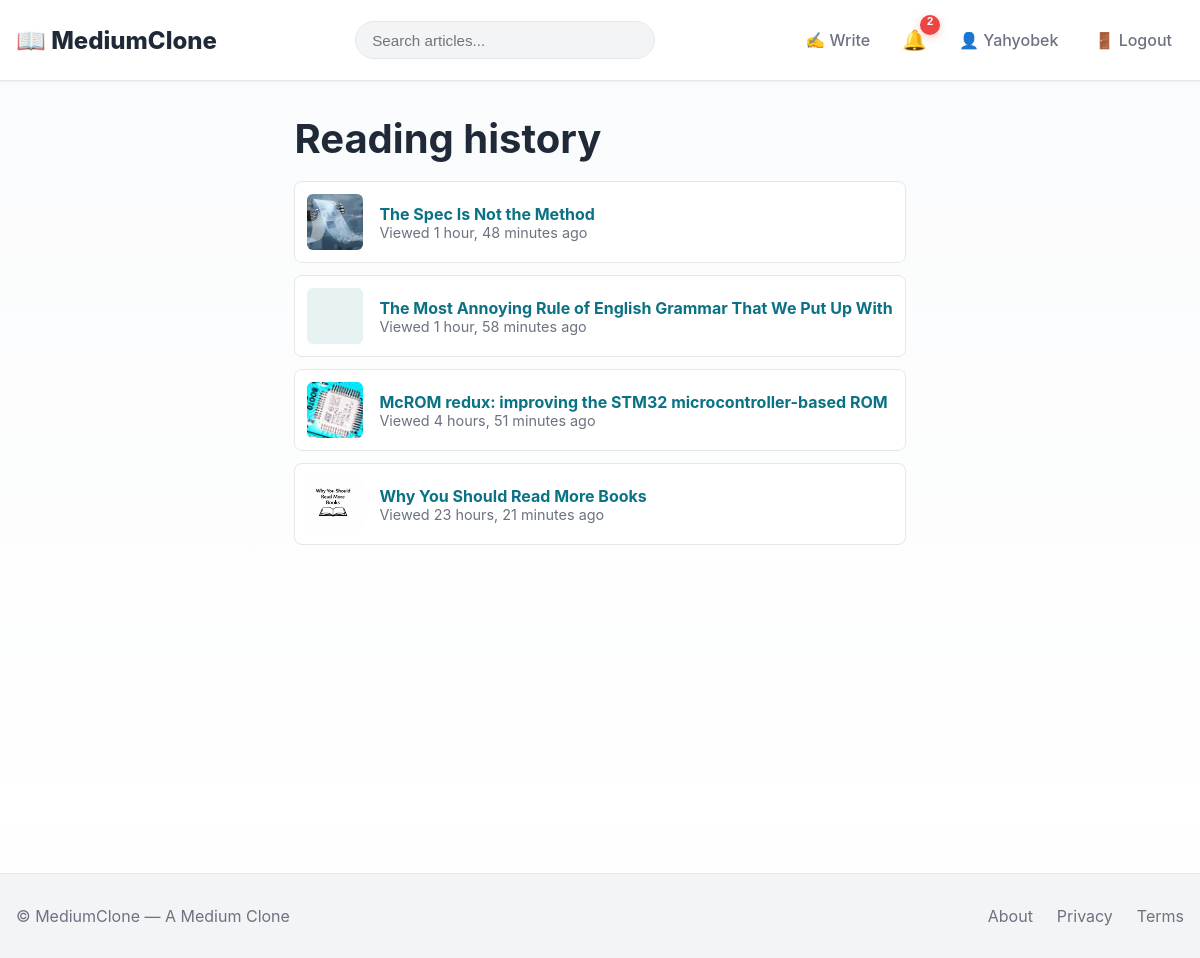
The app's page /notifications/reading-history/ (signed in) with its own data.
### accounts/models.py (models this page shows, shortened)
class CustomUser(AbstractUser):
    bio = models.TextField(blank=True)
    avatar = models.ImageField(upload_to="avatars/", blank=True, null=True)
    website = models.URLField(blank=True)

### notifications/models.py (models this page shows)
class ReadingHistory(models.Model):
    user = models.ForeignKey(settings.AUTH_USER_MODEL, on_delete=models.CASCADE, related_name="reading_history")
    article = models.ForeignKey("articles.Article", on_delete=models.CASCADE, related_name="read_by")
    viewed_at = models.DateTimeField(auto_now=True)  # auto_now: updated each view
    class Meta:
        unique_together = ("user", "article")
        ordering = ["-viewed_at"]

### articles/models.py (models this page shows, shortened)
class Article(models.Model):
    STATUS_CHOICES = (("draft", "Draft"), ("published", "Published"))
    author = models.ForeignKey(settings.AUTH_USER_MODEL, on_delete=models.CASCADE, related_name="articles")
    title = models.CharField(max_length=255)
    slug = models.SlugField(max_length=300, unique=True, blank=True)
    body = models.TextField()
    excerpt = models.TextField(blank=True)
    status = models.CharField(max_length=10, choices=STATUS_CHOICES, default="draft")
    tags = models.ManyToManyField(Tag, blank=True, related_name="articles")
    is_member_only = models.BooleanField(
        default=False,
        help_text="Only followers can read this article"
    )
    cover_image = models.ImageField(upload_to="article_covers/", blank=True, null=True)
    views_count = models.PositiveIntegerField(default=0)
    created_at = models.DateTimeField(auto_now_add=True)
    updated_at = models.DateTimeField(auto_now=True)
    published_at = models.DateTimeField(blank=True, null=True)
    class Meta:
        ordering = ["-published_at", "-created_at"]
        indexes = [models.Index(fields=["-published_at", "status"])]
    def get_absolute_url(self):
        return reverse("articles:detail", kwargs={"slug": self.slug})

### notifications/views.py (the view)
# urls.py: path("reading-history/", views.reading_history, name="reading-history"),
@login_required
def reading_history(request):
    history = request.user.reading_history.select_related("article__author").all()
    return render(request, "notifications/reading_history.html", {"history": history})

### notifications/templates/notifications/reading_history.html
{% extends "core/base.html" %}
{% block content %}
<div class="container" style="max-width:900px;margin:2rem auto">
  <h1>Reading history</h1>
  {% if history %}
    <div style="display:flex;flex-direction:column;gap:.75rem;margin-top:1rem">
      {% for entry in history %}
        <div class="card" style="display:flex;justify-content:space-between;align-items:center;padding:.75rem">
          <div style="display:flex;gap:1rem;align-items:center">
            <div style="width:56px;height:56px;background:#f1f5f9;border-radius:6px;overflow:hidden">
              {% if entry.article.cover_image %}
                <img src="{{ entry.article.cover_image.url }}" alt="" style="width:100%;height:100%;object-fit:cover">
              {% else %}
                <div style="width:100%;height:100%;background:#e6f3f2"></div>
              {% endif %}
            </div>
            <div>
              <a href="{{ entry.article.get_absolute_url }}"><strong>{{ entry.article.title }}</strong></a>
              <div class="meta" style="font-size:.9rem">Viewed {{ entry.viewed_at|timesince }} ago</div>
            </div>
          </div>
        </div>
      {% endfor %}
    </div>
  {% else %}
    <div class="card" style="padding:1rem">
      <p>No reading history yet.</p>
    </div>
  {% endif %}
</div>
{% endblock %}

### core/templates/core/base.html (shortened to what this page needs)
<!doctype html>
{% load static %}
<html lang="en">
<head>
  <link rel="stylesheet" href="{% static 'css/main.css' %}">
  <link href="https://cdn.quilljs.com/1.3.7/quill.snow.css" rel="stylesheet">
</head>
<body>
  <header class="site-header">
    <div class="header-inner">
      <a class="brand" href="{% url 'core:home' %}">📖 MediumClone</a>
      <form class="search-form" method="get" action="{% url 'articles:list' %}">
        <input name="q" type="search" placeholder="Search articles..." value="{{ request.GET.q|default:'' }}" aria-label="Search">
      </form>
      <nav class="nav">
        {% if user.is_authenticated %}
          <a class="nav-link" href="{% url 'articles:create' %}">✍️ Write</a>
          <div class="notifications-dropdown">
            <button id="notifications-btn" title="Notifications">
              🔔
              <span id="notif-badge" class="badge" style="display:none">0</span>
            </button>
          </div>
          <a class="nav-link" href="{% url 'accounts:profile' user.username %}">👤 {{ user.username }}</a>
          <a class="nav-link" href="{% url 'accounts:logout' %}">🚪 Logout</a>
        {% else %}
          <a class="nav-link" href="{% url 'accounts:login' %}">Log in</a>
          <a class="nav-link btn-signup" href="{% url 'accounts:signup' %}">Get started</a>
        {% endif %}
      </nav>
    </div>
  </header>
  <main class="main">
    {% block content %}{% endblock %}
  </main>
  <footer class="site-footer">
    <div class="footer-inner">
      <div>© {{ now|date:"Y" }} MediumClone — A Medium Clone</div>
      <div class="foot-links">
        <a href="{% url 'core:intro' %}">About</a>
        <a href="#">Privacy</a>
        <a href="#">Terms</a>
      </div>
    </div>
  </footer>
</body>
</html>

### static/css/main.css (style rules this page uses)
:root { --max-width: 1200px; --feed-width: 680px; --sidebar-width: 280px; --muted: #6b7280; --bg: #ffffff; --accent: #0b7285; --accent-2: #0b5f6b; --card: #ffffff; --soft: #f3f4f6; --shadow-sm: 0 1px 2px rgba(0, 0, 0, 0.05); --shadow-md: 0 4px 6px rgba(0, 0, 0, 0.07); --shadow-lg: 0 10px 25px rgba(0, 0, 0, 0.1); --radius: 8px; --text: #1f2937; --border: #e5e7eb; --transition: all 0.2s ease; }
* { box-sizing: border-box; }
html, body { height: 100%; margin: 0; padding: 0; }
body { font-family: "SF Pro Display", -apple-system, BlinkMacSystemFont, "Segoe UI", Roboto, "Helvetica Neue", Arial, sans-serif; background: linear-gradient(180deg, #fafbfc 0%, #ffffff 100%); color: var(--text); -webkit-font-smoothing: antialiased; -moz-osx-font-smoothing: grayscale; }
h1, h2, h3, h4, h5, h6 { margin: 0; font-weight: 700; line-height: 1.3; }
h1 { font-size: 2.5rem; }
a { color: var(--accent); text-decoration: none; transition: var(--transition); }
.container { max-width: var(--max-width); margin: 0 auto; padding: 0 1rem; }
.meta { color: var(--muted); font-size: 0.9rem; }
.site-header { background: rgba(255, 255, 255, 0.95); backdrop-filter: blur(10px); border-bottom: 1px solid var(--border); padding: 0.75rem 0; position: sticky; top: 0; z-index: 100; box-shadow: var(--shadow-sm); }
.header-inner { max-width: var(--max-width); margin: 0 auto; padding: 0 1rem; display: flex; align-items: center; gap: 1.5rem; justify-content: space-between; height: 56px; }
.brand { font-weight: 800; font-size: 1.5rem; color: var(--text); white-space: nowrap; flex-shrink: 0; }
.search-form { flex: 1; max-width: 300px; }
.search-form input { width: 100%; padding: 0.6rem 1rem; border-radius: 999px; border: 1px solid var(--border); background: var(--soft); outline: none; transition: var(--transition); font-size: 0.95rem; }
.nav { display: flex; gap: 0.75rem; align-items: center; }
.nav-link { color: var(--muted); text-decoration: none; padding: 0.5rem 0.75rem; border-radius: var(--radius); font-weight: 500; transition: var(--transition); }
.notifications-dropdown { position: relative; }
#notifications-btn { position: relative; background: transparent; border: none; font-size: 1.25rem; cursor: pointer; padding: 0.5rem; }
.badge { position: absolute; top: -5px; right: -5px; background: #ef4444; color: white; border-radius: 50%; width: 20px; height: 20px; display: flex; align-items: center; justify-content: center; font-size: 0.7rem; font-weight: 700; box-shadow: 0 2px 8px rgba(239, 68, 68, 0.3); }
.main { display: flex; min-height: calc(100vh - 56px); background: linear-gradient(180deg, #fafbfc 0%, #ffffff 100%); }
.card { background: var(--card); border: 1px solid var(--border); border-radius: var(--radius); transition: var(--transition); }
.site-footer { padding: 2rem 0; margin-top: 3rem; border-top: 1px solid var(--border); background: var(--soft); }
.footer-inner { max-width: var(--max-width); margin: 0 auto; padding: 0 1rem; display: flex; justify-content: space-between; align-items: center; color: var(--muted); }
.foot-links { display: flex; gap: 1.5rem; }
.foot-links a { color: var(--muted); text-decoration: none; }

### records on screen
CustomUser: username "Yahyobek"
ReadingHistory: article.cover_image (picture), article "The Spec Is Not the Method", viewed_at "1 hour, 48 minutes"
ReadingHistory: article "The Most Annoying Rule of English Grammar That We Put Up With", viewed_at "1 hour, 58 minutes"
ReadingHistory: article.cover_image (picture), article "McROM redux: improving the STM32 microcontroller-based ROM", viewed_at "4 hours, 51 minutes"
ReadingHistory: article.cover_image (picture), article "Why You Should Read More Books", viewed_at "23 hours, 21 minutes"
